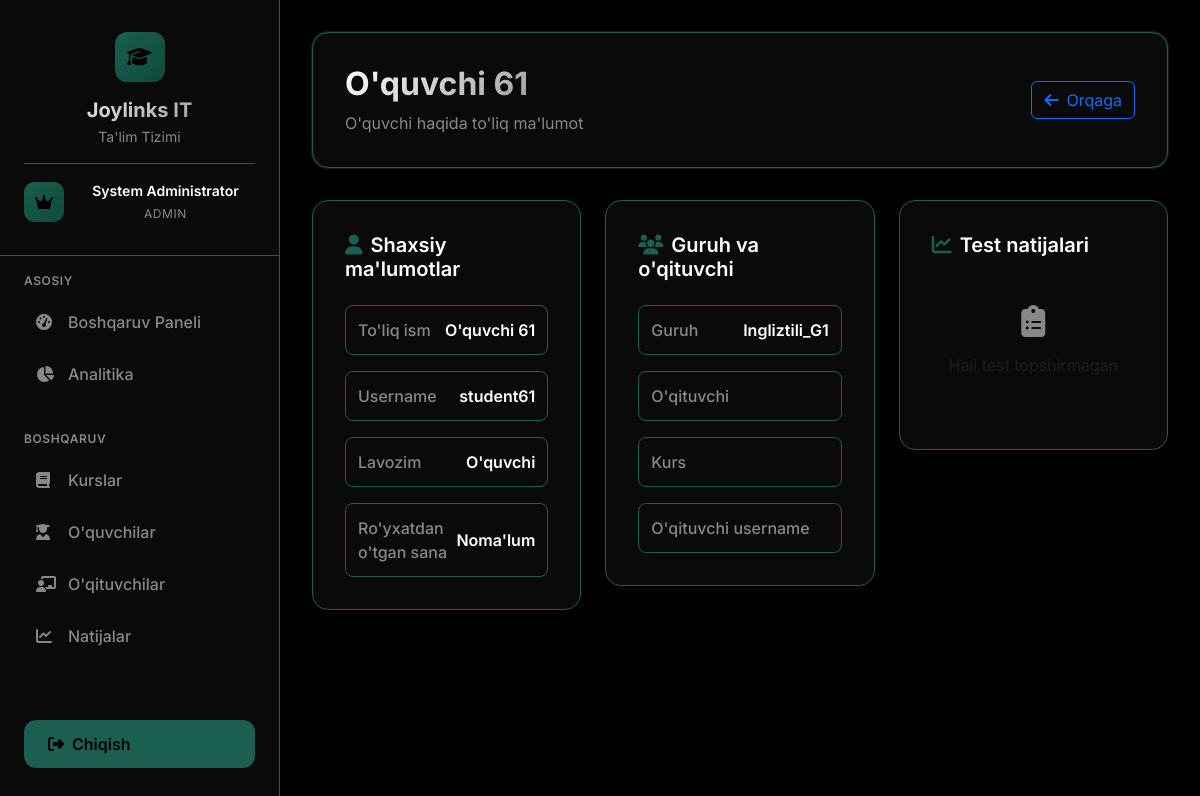
/admin/students/view/61 (signed in), run on an earlier commit of the app's database.
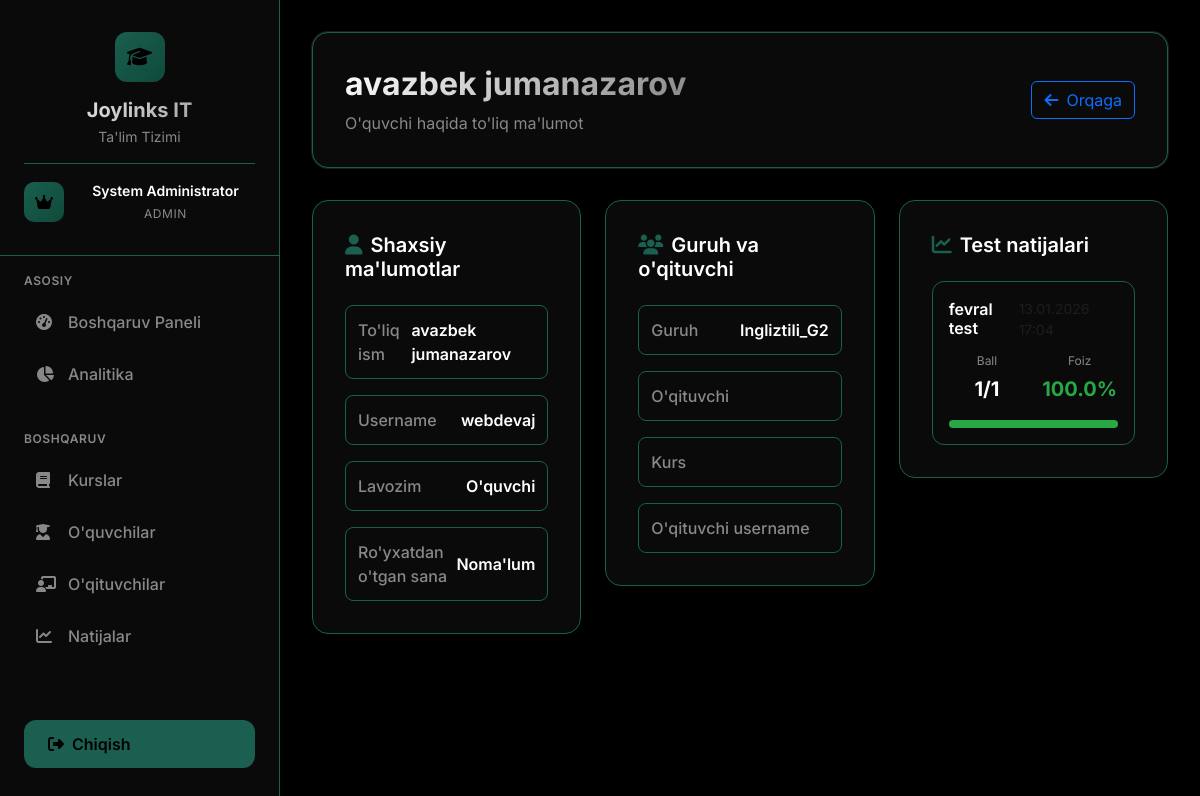
And on a later commit of the database.
### app.py (models this page shows)
class User(UserMixin, db.Model):
    id = db.Column(db.Integer, primary_key=True)
    username = db.Column(db.String(80), unique=True, nullable=False)
    password_hash = db.Column(db.String(120), nullable=False)
    role = db.Column(db.String(20), nullable=False)  # admin, teacher, student
    full_name = db.Column(db.String(100), nullable=False)
    teacher_profile = db.relationship('Teacher', backref='user', uselist=False)
    student_profile = db.relationship('Student', backref='user', uselist=False)

class Group(db.Model):
    id = db.Column(db.Integer, primary_key=True)
    name = db.Column(db.String(50), nullable=False)
    teacher_id = db.Column(db.Integer, db.ForeignKey('teacher.id'), nullable=False)
    students = db.relationship('Student', backref='group', lazy=True)
    tests = db.relationship('Test', backref='group', lazy=True)

class TestResult(db.Model):
    id = db.Column(db.Integer, primary_key=True)
    student_id = db.Column(db.Integer, db.ForeignKey('student.id'), nullable=False)
    test_id = db.Column(db.Integer, db.ForeignKey('test.id'), nullable=False)
    score = db.Column(db.Integer, nullable=False)
    total_questions = db.Column(db.Integer, nullable=False)
    percentage = db.Column(db.Float, nullable=False)
    submitted_at = db.Column(db.DateTime, default=datetime.utcnow)
    answers = db.Column(db.Text)  # JSON string of student answers

class Test(db.Model):
    id = db.Column(db.Integer, primary_key=True)
    title = db.Column(db.String(200), nullable=False)
    description = db.Column(db.Text, nullable=True)
    duration_minutes = db.Column(db.Integer, nullable=False)
    start_time = db.Column(db.DateTime, default=datetime.utcnow)
    end_time = db.Column(db.DateTime, nullable=False)
    group_id = db.Column(db.Integer, db.ForeignKey('group.id'), nullable=False)
    created_at = db.Column(db.DateTime, default=datetime.utcnow)
    questions = db.relationship('Question', backref='test', lazy=True, cascade='all, delete-orphan')
    results = db.relationship('TestResult', backref='test', lazy=True)

### app.py (the view)
@app.route('/admin/students/view/<int:student_id>')
@admin_required
def admin_view_student(student_id):
    from sqlalchemy.orm import aliased
    student_user = aliased(User, name='student_user')
    teacher_user = aliased(User, name='teacher_user')
    student = db.session.query(Student, student_user, Group, Teacher, teacher_user, Course)\
        .join(student_user, Student.user_id == student_user.id)\
        .join(Group, Student.group_id == Group.id)\
        .join(Teacher, Group.teacher_id == Teacher.id)\
        .join(teacher_user, Teacher.user_id == teacher_user.id)\
        .join(Course, Teacher.course_id == Course.id)\
        .options(db.joinedload(Student.results))\
        .filter(Student.id == student_id)\
        .first_or_404()
    return render_template('admin/view_student_modern.html', student=student)

### app.py (called while the page is built)
@login_manager.user_loader
def load_user(user_id):
    return User.query.get(int(user_id))

def admin_required(f):
    @wraps(f)
    def decorated_function(*args, **kwargs):
        if not current_user.is_authenticated or current_user.role != 'admin':
            flash('Kirish taqiqlangan. Admin huquqlari kerak.', 'danger')
            return redirect(url_for('login'))
        return f(*args, **kwargs)
    return decorated_function

### templates/admin/view_student_modern.html (shortened to what the changed rows need)
{% extends "base_modern.html" %}
{% block content %}
<div class="page-header">
    <div class="d-flex justify-content-between align-items-center">
        <div>
            <h1 class="page-title">{{ student[1].full_name }}</h1>
            <p class="page-subtitle">O'quvchi haqida to'liq ma'lumot</p>
        </div>
    </div>
</div>
<div class="row g-4">
    <div class="col-lg-4">
        <div class="content-card">
            <div class="info-section">
                <div class="info-item">
                    <label>To'liq ism</label>
                    <span>{{ student[1].full_name }}</span>
                </div>
                <div class="info-item">
                    <label>Username</label>
                    <span>{{ student[1].username }}</span>
                </div>
            </div>
        </div>
    </div>
    <div class="col-lg-4">
        <div class="content-card">
            <div class="info-section">
                <div class="info-item">
                    <label>Guruh</label>
                    <span>{{ student[2].name }}</span>
                </div>
            </div>
        </div>
    </div>
    <div class="col-lg-4">
        <div class="content-card">
            {% if student[0].results %}
            <div class="test-results">
                {% for result in student[0].results %}
                <div class="result-item">
                    <div class="result-header">
                        <h6>{{ result.test.title }}</h6>
                        <small class="text-muted">{{ result.submitted_at.strftime('%d.%m.%Y %H:%M') }}</small>
                    </div>
                    <div class="result-stats">
                        <div class="stat-item">
                            <span class="stat-label">Ball</span>
                            <span class="stat-value">{{ result.score }}/{{ result.total_questions }}</span>
                        </div>
                        <div class="stat-item">
                            <span class="stat-label">Foiz</span>
                            <span class="stat-value {{ 'text-success' if result.percentage >= 60 else 'text-warning' }}">
                                {{ "%.1f"|format(result.percentage) }}%
                            </span>
                        </div>
                    </div>
                    <div class="progress mt-2">
                        <div class="progress-bar {{ 'success' if result.percentage >= 60 else 'warning' }}" style="width: {{ result.percentage }}%;"></div>
                    </div>
                </div>
                {% endfor %}
            </div>
            {% else %}
            <div class="text-center py-4">
                <i class="fas fa-clipboard-list fa-2x mb-3" style="color: var(--text-secondary);"></i>
                <p class="text-muted">Hali test topshirmagan</p>
            </div>
            {% endif %}
        </div>
    </div>
</div>
{% endblock %}

What changed in the data, as far as the page shows it:
removed Group: name "Ingliztili_G1"
changed User: full_name "O'quvchi 61" → "avazbek jumanazarov"; username "student61" → "webdevaj"
now on this page (row unchanged): Group: name "Ingliztili_G2"
added TestResult: test "fevral test", submitted_at "13.01.2026 17:04", score "1", total_questions "1", percentage "100.0"
Also different on the page:
text no longer shown: "Hali test topshirmagan"
